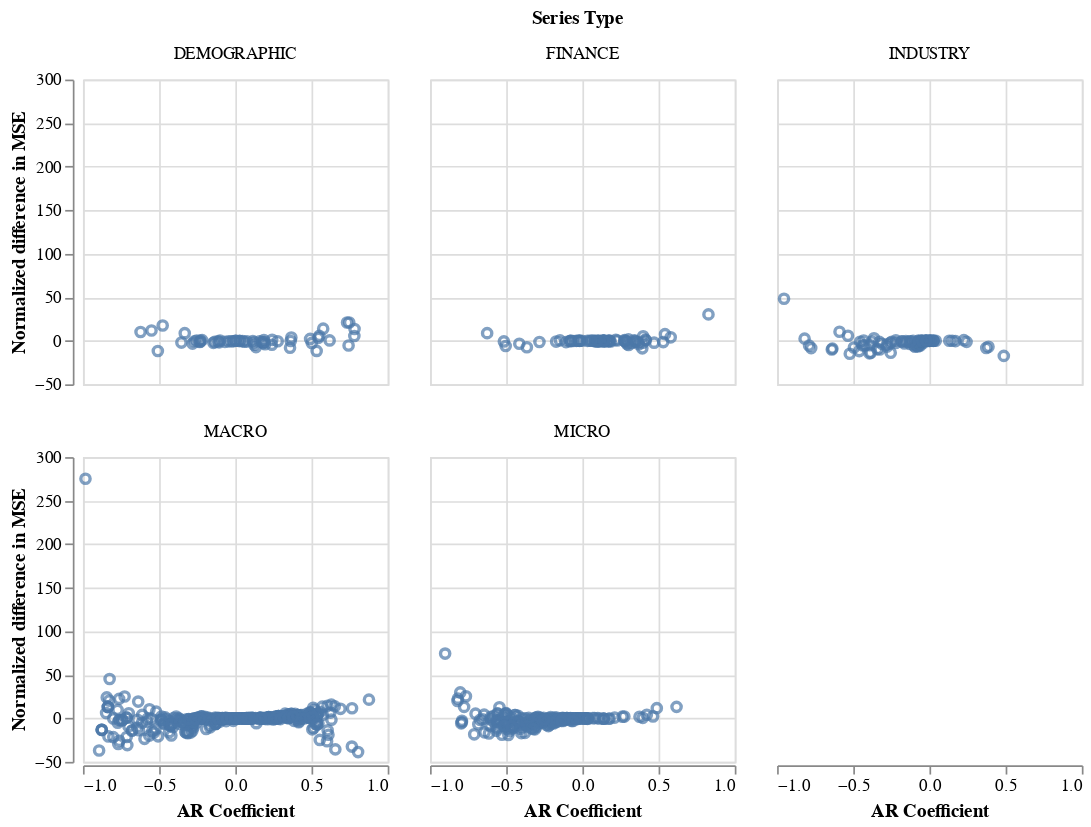

The notebook cell this image was saved under:
### Code cell
(altair.Chart(quarterly_est_df, title = 'Quarterly M3 Estimation')
 .mark_point()
 .encode(x=altair.X('ar_coef', title = 'AR Coefficient'),
         y=altair.Y('MSE_Ratio',title = 'Normalized difference in MSE'))
#          color=altair.Color('series_type', title = 'Series Type') )
 .properties(
    width=180,
    height=180)
.facet(
    facet=altair.Facet('series_type', title = 'Series Type'),
    columns=3
)
)

### Figure 1 — Vega-Lite specification as saved in the notebook (floating-point values rounded to 4 significant figures; data arrays with more than 128 entries replaced by an {"elided": "..."} marker saying what was removed)
{"config": {"view": {"continuousWidth": 400, "continuousHeight": 300}}, "data": {"name": "data-dc1953594f1aa079bf6cd196d978efb8"}, "facet": {"type": "nominal", "field": "series_type", "title": "Series Type"}, "spec": {"mark": "point", "encoding": {"x": {"type": "quantitative", "field": "ar_coef", "title": "AR Coefficient"}, "y": {"type": "quantitative", "field": "MSE_Ratio", "title": "Normalized difference in MSE"}}, "height": 180, "title": "Quarterly M3 Estimation", "width": 180}, "columns": 3, "$schema": "https://vega.github.io/schema/vega-lite/v4.8.1.json", "datasets": {"data-dc1953594f1aa079bf6cd196d978efb8": {"elided": "756 records"}}}
